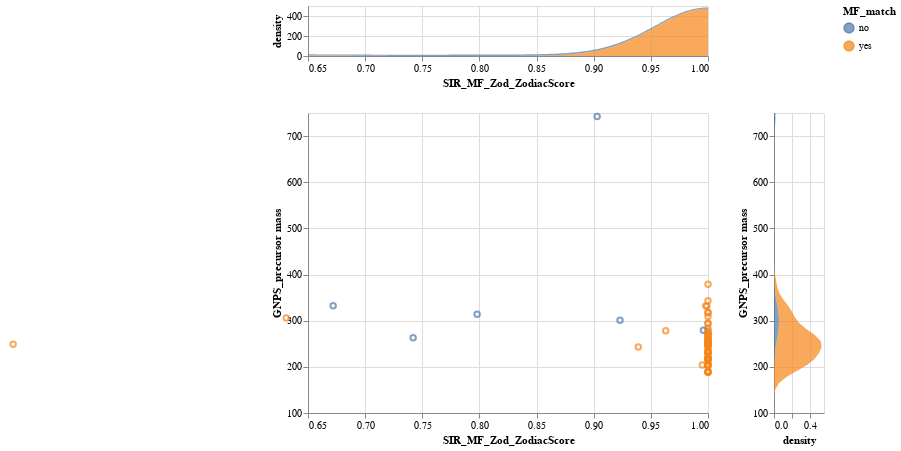

Notebook cell for this chart:
### Markdown cell above
### View Molecular Formula (only for REGULAR library search)

### Code cell
dist_plot(check_matching_annotations.MF_pairs,'MF_match', zodiac_score_thresh)
